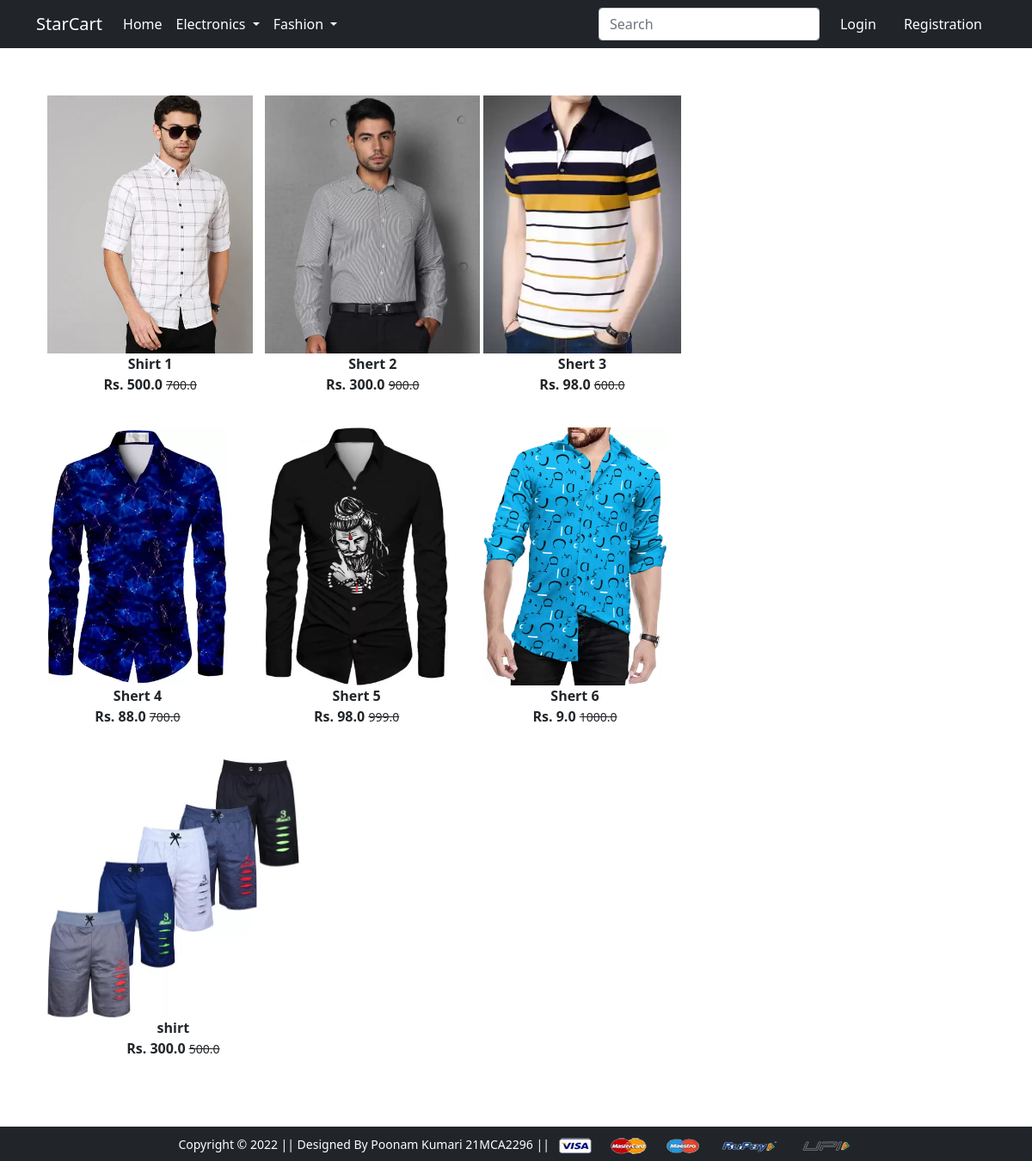
Screenshot of /topWear/ with the database file from the repository.
### app/models.py (models this page shows, shortened)
class Product(models.Model):
    title = models.CharField ( max_length = 100 )
    selling_price = models.FloatField ( )
    discounted_price = models.FloatField ( )
    description = models.TextField ( )
    brand = models.CharField(max_length = 100 )
    category = models.CharField ( choices = CATEGORY_CHOICES , max_length = 2 )
    product_image = models.ImageField(upload_to = ' productimg')

### app/views.py (the view)
# urls.py: path('topWear/', views.topWear, name='topWear'),
def topWear(request):
    topWear = Product.objects.filter(category='TW')
    return render(request, 'app/topWear.html', {'topWear': topWear})

### app/templates/app/topWear.html (shortened to what this page needs)
{% extends 'app/base.html' %}
{% load static %}
{% block main-content %}
<div class="container my-5">
 <div class="row">
  <div class="col-sm-8">
   <div class="row">
    {% for product in topWear %}
    <div class="col-sm-4 text-center mb-4">
    <a href=" {% url 'product-detail' product.id %} " class='btn'>
        <div class="item">
            <img src="{{ product.product_image.url }}" alt="" height="300" class="">
            <div class="fw-bold"> {{product.title}} </div>
            <div class="fw-bold"> Rs. {{product.discounted_price}}
                <small class="fw-light text-decoration-line-through">
                    {{product.selling_price}}
                </small></div>
        </div>
    </a>
    </div>
    {% endfor %}
   </div>
  </div>
 </div>
</div>
{% endblock main-content %}

### rows the page displays
Product: product_image (picture), title "Shirt 1", discounted_price "500.0", selling_price "700.0"
Product: product_image (picture), title "Shert 2", discounted_price "300.0", selling_price "900.0"
Product: product_image (picture), title "Shert 3", discounted_price "98.0", selling_price "600.0"
Product: product_image (picture), title "Shert 4", discounted_price "88.0", selling_price "700.0"
Product: product_image (picture), title "Shert 5", discounted_price "98.0", selling_price "999.0"
Product: product_image (picture), title "Shert 6", discounted_price "9.0", selling_price "1000.0"
Product: product_image (picture), title "shirt", discounted_price "300.0", selling_price "500.0"
